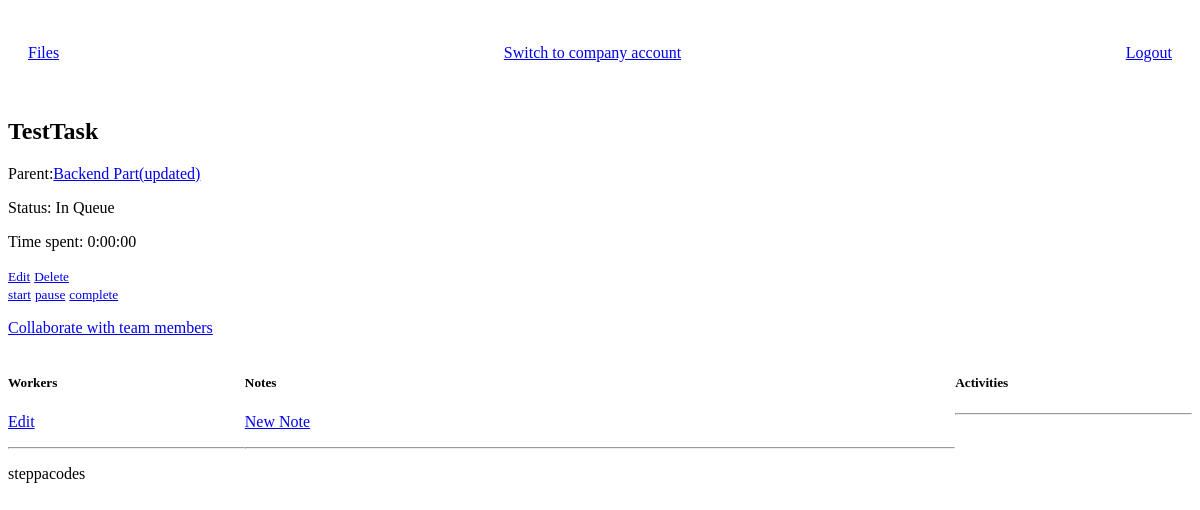
/milestone/task/1/, run on an earlier commit of the app's database.
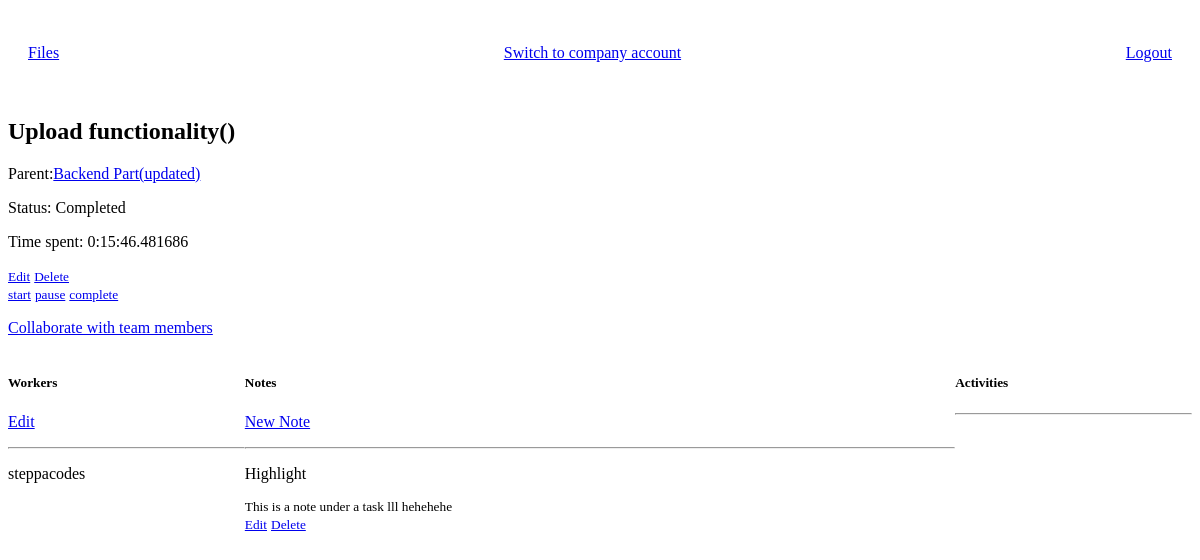
And on a later commit of the database.
### project_manager/models.py (models this page shows, shortened)
class Info(models.Model):
    STATUS = (
        ("In Progress", "In Progress"),
        ("In Queue", 'In Queue'),
        ("Paused", "Paused"),
        ("Completed", "Completed")
    )
    name = models.CharField(max_length=200)
    description = models.TextField(default='')
    created_by = models.ForeignKey(CostumUser, on_delete=models.CASCADE, default='', null=True,blank=True)
    complete = models.BooleanField(default=False)
    updated = models.DateTimeField(auto_now=True)
    status = models.CharField(choices=STATUS, default='In Queue',max_length=200)
    created = models.DateTimeField(auto_now_add=True)
    class Meta:
        abstract = True

class Task(Info):
    milestone = models.ForeignKey(MileStone,on_delete=models.SET_NULL, null=True,blank=True)
    workers = models.ManyToManyField(Worker)
    team = models.ForeignKey(Team, on_delete=models.SET_NULL, null=True,blank=True,default=None)
    start_time = models.DateTimeField(null=True, blank=True)
    pause_time = models.DurationField(null=True, blank=True)
    end_time = models.DateTimeField(null=True, blank=True)
    time_spent = models.DurationField(default=timedelta(0))

class MileStone(Info):
    project = models.ForeignKey(Project, on_delete=models.CASCADE)
    value = models.IntegerField(default=0, null=True,blank=True)
    updated_by = models.ForeignKey(CostumUser, related_name="updated", on_delete=models.CASCADE, null=True, blank=True)
    team = models.ForeignKey(Team, on_delete=models.SET_NULL, null=True,blank=True,default=None)
    updated_at = models.DateTimeField(auto_now=True, null=True, blank=True)
    class Meta:
        ordering = ['-updated']
        verbose_name = "Milestone"
        verbose_name_plural = "Milestones"
    def __str__(self):
        return self.name

class Note(models.Model):
    name = models.CharField(max_length=200)
    note = models.TextField()
    author = models.ForeignKey(CostumUser, on_delete=models.CASCADE,null=True,blank=True)
    task = models.ForeignKey(Task, on_delete=models.CASCADE, null=True, blank=True)
    updated = models.DateTimeField(auto_now=True)
    created = models.DateTimeField(auto_now_add=True)

### manager/models.py (models this page shows, shortened)
class Worker(models.Model):
    user = models.OneToOneField(CostumUser,on_delete=models.CASCADE,verbose_name="Workers")
    team = models.ForeignKey(Team, on_delete=models.SET_NULL, null=True,blank=True,default=None)
    company = models.ForeignKey(Company, on_delete=models.CASCADE, null=True,blank=True,default=None)
    class Meta:
        verbose_name = "Worker"
        verbose_name_plural = "Workers"

### users/models.py (models this page shows)
class CostumUser(AbstractUser):
    in_company = models.BooleanField(default=False)

### project_manager/views.py (the view)
# urls.py: path('milestone/task/<str:id>/',taskpage, name='task-page'),
def taskpage(request, id):
    task = Task.objects.get(id=id)
    notes = task.note_set.all()
    workers = task.workers.all()
    context ={
        'task':task,
        'notes':notes,
        'workers':workers,
    }
    return render(request, 'project_manager/task-page.html', context)

### project_manager/templates/project_manager/task-page.html (shortened to what this page needs)
{% extends 'base.html' %}
{% block content %}
<h2>{{task.name}}</h2>
<diV>
    <diV>
        <p>Parent:<a href="{% url 'milestone-page' task.milestone.id %}" >{{task.milestone}}</a></p>
    </div>
    <diV>
        <p>Status: {{task.status}}</p>
    </div>
    <diV>
        <p>Time spent: {{task.time_spent}}</p>
    </div>
    <diV>
        <small><a href="{% url 'update-task' task.milestone.id task.id %}" >Edit</a></small>
        <small><a href="{% url 'delete-task' task.id %}">Delete</a></small><br>
        <small><a href="{% url 'start-task' task.id %}">start</a></small>
        <small><a href="{% url 'pause-task' task.id %}">pause</a></small>
        <small><a href="{% url 'completed-task' task.id %}">complete</a></small>
    </div>
    <diV>
        <p><a href="{% url 'collab' task.id %}" >Collaborate with team members</a></p>
    </div>
</div>
<div class='taskinfo-container'>
    <div>
        <h5>Workers</h5>
        <diV>
            <p><a href="{% url 'update-task' task.milestone.id task.id %}" >Edit</a></p>
        </div><hr>
        {% for worker in workers %}
            <p>{{worker.user.username}}</p>
        {% endfor %}
    </div>
    <div>
        <h5>Notes</h5>
        <diV>
            <p><a href="{% url 'create-note' task.milestone.id %}" >New Note</a></p>
        </div><hr>
        {% for note in notes %}
            <p>{{note.name}}</p>
            <small>{{note.note}}</small><br>
            <small><a href="{% url 'update-note' task.milestone.id task.id %}" >Edit</a></small>
            <small><a href="{% url 'delete-note' note.id %}">Delete</a></small><br>
        {% endfor %}
    </div>
    <div>
        <h5>Activities</h5><hr>
    </div>
</div>
{% endblock %}

What changed in the data, as far as the page shows it:
changed Task "Backend Part(updated)": name "TestTask" → "Upload functionality()"; status "In Queue" → "Completed"; time_spent "0:00:00" → "0:15:46.481686"
added Note: name "Highlight", note "This is a note under a task lll hehehehe"
